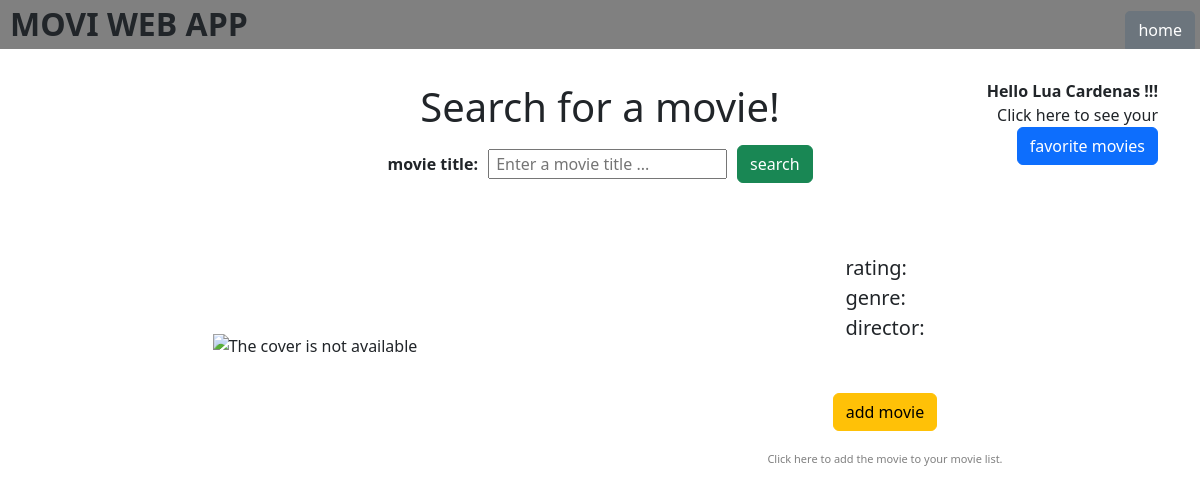
Before: /users/3/add_movie with the older database file.
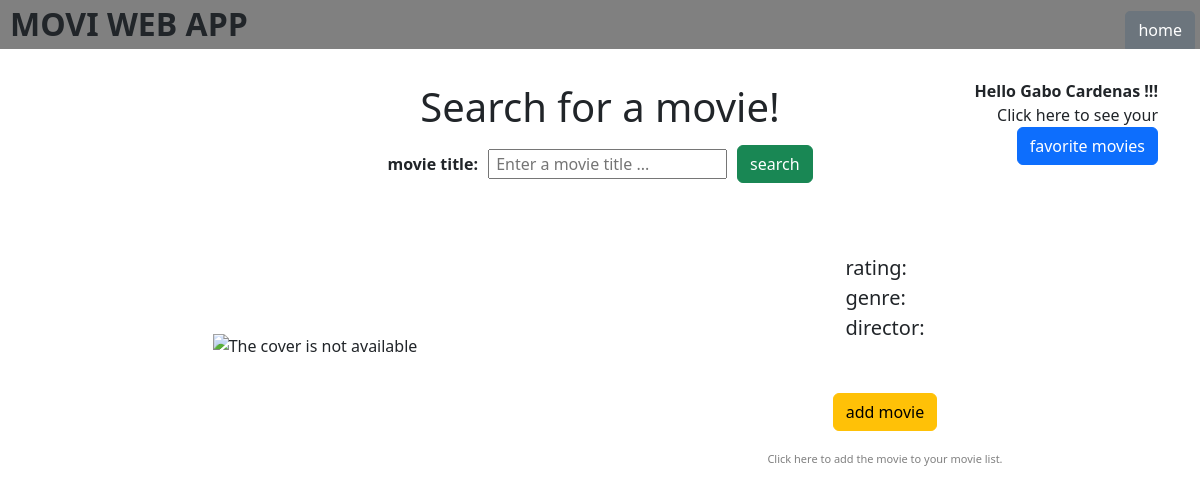
After: the same page with the newer database file.
### datamanager/data_models.py (models this page shows, shortened)
class User(db.Model):
    id: Mapped[int] = mapped_column(primary_key=True, autoincrement=True)
    name: Mapped[str] = mapped_column(nullable=False)
    reviews: Mapped[list["Review"]] = relationship(back_populates="user")
    movies: Mapped[list["Movie"]] = relationship(secondary=user_movie_association, back_populates="users")

### app.py (the view, shortened to what this page needs)
@app.route('/users/<user_id>/add_movie', methods=['GET', 'POST'])
def add_movie(user_id):
    msg = ''
    user = User.query.get(user_id)
    data = {}
    return render_template('add_movie.html', user_id=user_id, user=user, movie=data, msg=msg)

### templates/add_movie.html (shortened to what this page needs)
{% extends "layout.html" %}
{% block content %}
<div class="row">
  <div class="col-sm-3">
  </div>
  <div class="col-sm-6">
    <div class="div_form">
      <form action="/users/{{ user.id }}/add_movie" method="POST">
        <h1>Search for a movie!</h1>
        <div class="_input">
          <label for="movie_title" ><b>movie title:</b></label>
          <input type="text" id="movie_title" name="movie_title" required placeholder=" Enter a movie title ...">
          <button type="submit" class="btn btn-success" >search</button>
        </div>
      </form>
    </div>
  </div>
  <div class="col-sm-3">
    <div class="col hello_user"><p>
      <b>Hello {{ user.name }} !!!</b></p>
      <p>Click here to see your</p>
      <form action="/users/{{ user.id }}" method="GET">
        <button type="submit" class="btn btn-primary" name="user_id" value="{{ user.id }}">favorite movies</button>
      </form>
    </div>
  </div>
</div>
<div class="show_movies">
  <div class="row">
    <div class="col">
      <div class="poster">
        <img src="{{ movie.poster }}" alt="The cover is not available">
      </div>
    </div>
    <div class="col">
      <div class="movie_info">
        <p>rating: </p>
        <p>genre: </p>
        <p>director: </p>
      </div>
      <div class="div_button">
        <form action="/users/{{ user_id }}/add_movie" method="POST">
          <button type="submit" class="btn btn-warning" name="add_this_movie" value="{{ movie.title }}">add movie</button>
        </form>
      </div>
      <div class="div_note">
        <p>Click here to add the movie to your movie list.</p>
      </div>
    </div>
  </div>
</div>
{% endblock %}

Changed rows visible on the page:
changed User: name "Lua Cardenas" → "Gabo Cardenas"
